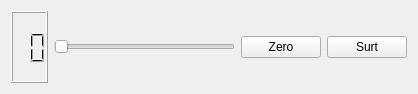
<?xml version="1.0" encoding="UTF-8"?>
<ui version="4.0">
 <class>MyForm</class>
 <widget class="QWidget" name="MyForm">
  <property name="geometry">
   <rect>
    <x>0</x>
    <y>0</y>
    <width>418</width>
    <height>94</height>
   </rect>
  </property>
  <property name="windowTitle">
   <string>Form</string>
  </property>
  <layout class="QHBoxLayout" name="horizontalLayout">
   <item>
    <widget class="MyQLCDNumber" name="lcdNumber">
     <property name="digitCount">
      <number>2</number>
     </property>
    </widget>
   </item>
   <item>
    <widget class="QSlider" name="horizontalSlider">
     <property name="orientation">
      <enum>Qt::Horizontal</enum>
     </property>
    </widget>
   </item>
   <item>
    <widget class="QPushButton" name="pushButton">
     <property name="text">
      <string>Zero</string>
     </property>
    </widget>
   </item>
   <item>
    <widget class="QPushButton" name="pushButton_2">
     <property name="text">
      <string>Surt</string>
     </property>
    </widget>
   </item>
  </layout>
 </widget>
 <customwidgets>
  <customwidget>
   <class>MyQLCDNumber</class>
   <extends>QLCDNumber</extends>
   <header>MyQLCDNumber.h</header>
   <slots>
    <slot>reset()</slot>
    <slot>mostraNum(int)</slot>
   </slots>
  </customwidget>
 </customwidgets>
 <resources/>
 <connections>
  <connection>
   <sender>pushButton_2</sender>
   <signal>clicked(bool)</signal>
   <receiver>MyForm</receiver>
   <slot>close()</slot>
   <hints>
    <hint type="sourcelabel">
     <x>376</x>
     <y>51</y>
    </hint>
    <hint type="destinationlabel">
     <x>388</x>
     <y>152</y>
    </hint>
   </hints>
  </connection>
  <connection>
   <sender>pushButton</sender>
   <signal>clicked(bool)</signal>
   <receiver>lcdNumber</receiver>
   <slot>reset()</slot>
   <hints>
    <hint type="sourcelabel">
     <x>304</x>
     <y>46</y>
    </hint>
    <hint type="destinationlabel">
     <x>16</x>
     <y>26</y>
    </hint>
   </hints>
  </connection>
  <connection>
   <sender>horizontalSlider</sender>
   <signal>valueChanged(int)</signal>
   <receiver>lcdNumber</receiver>
   <slot>mostraNum(int)</slot>
   <hints>
    <hint type="sourcelabel">
     <x>149</x>
     <y>47</y>
    </hint>
    <hint type="destinationlabel">
     <x>39</x>
     <y>58</y>
    </hint>
   </hints>
  </connection>
 </connections>
</ui>
